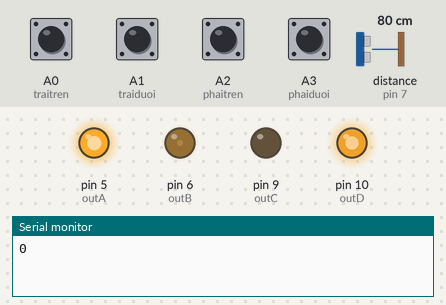
Bench run of a sketch on a simulated Arduino Uno, built with avr-gcc and run on an emulated ATmega328P. On the bench: output pins drawn as LEDs (lit = HIGH), the last lines printed to the serial monitor. Inputs (shaded band) come from the test bench; at power-on: A0 (traitren), A1 (traiduoi), A2 (phaitren), A3 (phaiduoi) HIGH, distance to the obstacle (sensor on pin 7) 80 cm. The echo pulse lasts 58.3 µs per cm.

Above: at 3.2 s.
3.3 s: distance to the obstacle (sensor on pin 7) set to 54 cm
4.8 s: distance to the obstacle (sensor on pin 7) set to 46 cm
At 5.8 s:
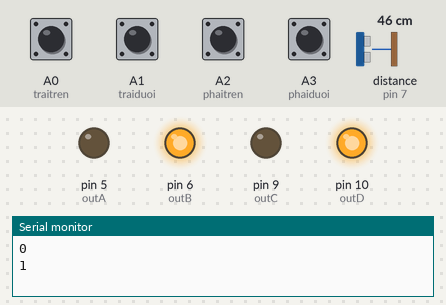
6.3 s: A0 (traitren) pulled LOW for 1 s
At 7.0 s:
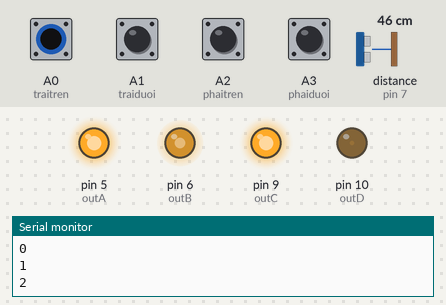
8.8 s: A2 (phaitren) pulled LOW for 0.15 s
At 10.1 s:
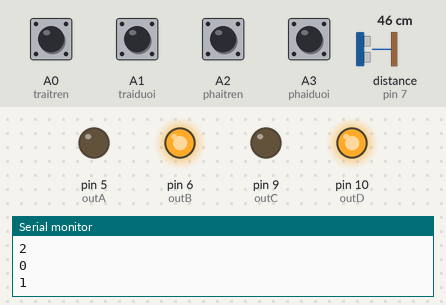
10.4 s: A1 (traiduoi) pulled LOW for 0.15 s
At 11.5 s:
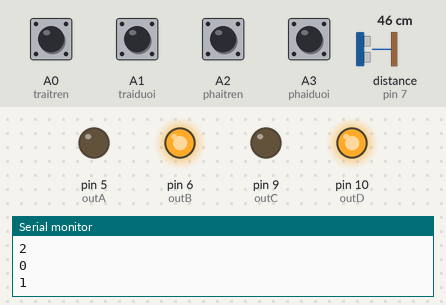
12.0 s: distance to the obstacle (sensor on pin 7) set to 60 cm
At 13.4 s:
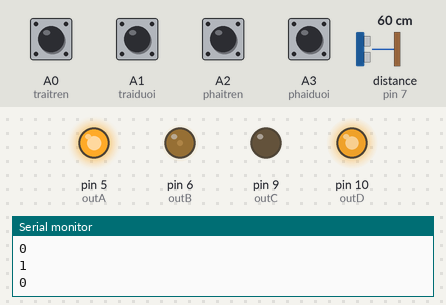
Timing chart, 0 to 14.5 s (numbered marks = the images above; inputs shaded):
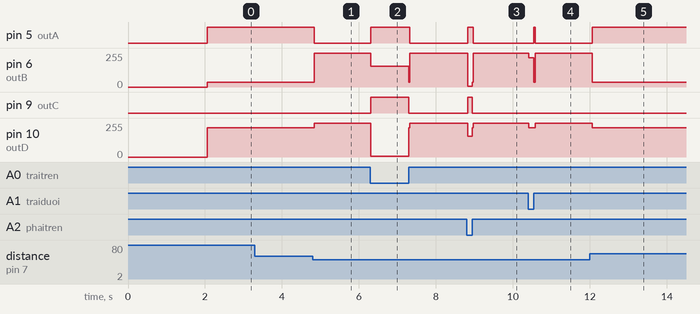

The sketch:

finallyy.ino
```cpp
/*hướng dẫn kết nối:
 *chân D dò line trái trên  : nối với chân A0 của arduino
 *chân D dò line trái dưới  : nối với chân A1 của arduino
 *chân D dò line phải trên  : nối với chân A2 của arduino
 *chân D dò line phải dưới  : nối với chân A3 của arduino
 *INA-INB-INC-IND của module L298 nối với 5-6-9-10 của arduino
 *trig  và echo của SRF-04 nối với 8-7 của arduino
 */
#include <NewPing.h>

//dong co
const int outA = 5;
const int outB = 6;//banh trai

const int outC = 9;
const int outD = 10;//banh phai
//do line
#define traitren  A0
#define traiduoi  A1
#define phaitren  A2
#define phaiduoi  A3
//SRF-04
#define TRIGGER_PIN  8
#define ECHO_PIN     7
#define MAX_DISTANCE 50
NewPing sonar(TRIGGER_PIN, ECHO_PIN, MAX_DISTANCE);

//cai dat cac gioi han toc do
int pulseRight=220;
int pulseLeft=220;
int pulseRightmin=150;
int pulseLeftmin=150;
int pulseRightmax=255;
int pulseLeftmax=255;

int temp,kc,kctruoc;  //temp: doc line; kc: doc khoang cach; kctruoc: kc truoc do
boolean tp=1; // cờ hiệu để chạy hay thoát khỏi vòng lập while
// cac che do chay
int mode=0;
//////////////////////////////////////////////////////////Chuong trinh cai dat cac thong so ban dau
void setup()
{
  ////////control motor DC//////////////
  //Cac chan dieu khien motor la cac chan xuat
  pinMode(outA, OUTPUT);pinMode(outB, OUTPUT);pinMode(outC, OUTPUT);pinMode(outD, OUTPUT);
  //cac chan doc cam bien do line la cac chan doc voi dien tro noi keo len
  pinMode(traitren, INPUT_PULLUP);pinMode(phaiduoi, INPUT_PULLUP);pinMode(traiduoi, INPUT_PULLUP);pinMode(phaitren, INPUT_PULLUP);
  //dung 2 dong co
  motor_left_run(0,0);motor_right_run(0,0);
  //Khoi dong UART
  Serial.begin(9600);
  //Tao tre 2 giay; day la thoi gian quy dinh de nguoi dieu khien roi khoi khu vuc robot thi dau
  delay(2000);
  //doc lai gia tri khoang cach va do line
 dockc();
 temp=digitalRead(traitren)*8+digitalRead(phaitren)*4+digitalRead(traiduoi)*2+digitalRead(phaiduoi); //bình thường 1111b =15d

}
///// Chuong trinh con doc khoang cach va luu vao bien kc
void dockc()
{ //doc 2 lan de chong nhieu
  kctruoc=sonar.ping_cm();delay(10);
  kc=sonar.ping_cm();delay(10);
  while (((kc==0)&&(kctruoc!=0))||((kc!=0)&&(kctruoc==0))) {kctruoc=kc;kc=sonar.ping_cm();delay(10);}
//Serial.print("Ping: ");Serial.print(kc); Serial.println("cm");
}
//////////////////////////////
/////////Chuong trinh chinh
//////////////////////////////
void loop()
{ Serial.println(mode);
  if (mode==0) {tp=1;timrobot();}       //che do tim doi phuong; thuc hien neu khong cham line va khong thay doi thu
  else if (mode==1) {tp=1;tancong();}   //Che do tan cong; thuc hien thi phat hien doi thu vaf khong cham line
  else if (mode==2) {tp=1;phongthu();   //Che do phong thu; thuc hien khi cac cam bien cham line trang
}
}
////////////////////
void timrobot()
{//chuong trinh xoay vong tim doi thu nhung khong duoc cham vach
  while (tp)
  {
  dockc();
  motor_left_run(pulseLeft,1);motor_right_run(pulseRight,0);//xoay vong de tim doi thu
  if (kc) {tp=0;mode=1;}  //neu phat hien doi thu thi chuyen che do tan cong
  //doc cac cam bien do line va ghi vao bien temp theo gia tri nhi phan
  temp=digitalRead(traitren)*8+digitalRead(phaitren)*4+digitalRead(traiduoi)*2+digitalRead(phaiduoi);
  if (temp!=15) {tp=0;mode=2;}  //Neu cham line thi chuyen che do phong thu
  }
}
//////////////////////
void tancong()
{
  while (tp)
  {motor_left_run(pulseLeftmax,0);motor_right_run(pulseRightmax,0); //robot chay toi voi toc do toi da
  dockc();
  if (kc==0) {tp=0;mode=0;}   //neu khong thay doi thu nua thi chuyen che do tim robot doi phuong
  temp=digitalRead(traitren)*8+digitalRead(phaitren)*4+digitalRead(traiduoi)*2+digitalRead(phaiduoi);
  if (temp!=15) {tp=0;mode=2;}//dang tan cong gap vach ngang thi chuyen che do phong thu
  }
}
///////////////////////
void phongthu()
{
  while(tp){
            //doc cac cam bien do line theo 4 bit nhi phan luu vao bien temp; neu temp =1111 (so 15) tuc la khong con cham line
            temp=digitalRead(traitren)*8+digitalRead(phaitren)*4+digitalRead(traiduoi)*2+digitalRead(phaiduoi);
              //no line
              if (temp==15) {motor_left_run(pulseLeft,1);motor_right_run(pulseRight,0);tp=0;mode=0;}//xoay và thoát
            //line trai tren//line phai 2; dang bi tan cong tu ben trai
              else if ((temp==7)||(temp==10)) {motor_left_run(100,1);motor_right_run(250,1);}
            //line phai tren //line trai 2; dang bi tan cong tu ben phai
              else if ((temp==11)||(temp==5)) {motor_left_run(250,1);motor_right_run(100,1);}
            //line trai duoi//line phai duoi
              else if ((temp==13)||(temp==14)) {motor_left_run(pulseLeft,0);motor_right_run(pulseRight,0);}
            //line tren 2
              else if (temp==3) {motor_left_run(pulseLeft,1);motor_right_run(pulseRight,1);}
            //2 led tren, 1 phai duoi hoac 1 trai duoi
              else if ((temp==1)||(temp==2)) {motor_left_run(255,1);motor_right_run(255,1);}
            //2 led duoi, 1 phai tren hoac 1 trai tren//line duoi 2
            else if ((temp==8)||(temp==4)||(temp==12)) {motor_left_run(255,0);motor_right_run(255,0);}
            else {motor_left_run(pulseLeft,1);motor_right_run(pulseRight,0);}  //cac truong hop khac thi xoay robot
    }
}


/////////////////////
/*********************************************************************
        SUBROTINES
*********************************************************************/
//******dieu khien banh Trai******
//********************************
void motor_left_run(int speedmotor,boolean dir)
{// speedmotor 0 --> 255 (0=min  /// 255= max)
 // dir: 0 false  --> run head (quay thuan)
 //      1 true   --> run back (quay nghich)
 if (dir == 0)
 {// quay thuan
   analogWrite (outB, speedmotor);
   digitalWrite(outA, LOW);
 }
 else
 {// quay nghich
   analogWrite (outB, 255 - speedmotor);
   digitalWrite(outA, HIGH);
 }
}
//******dieu khien banh Phai******
//********************************
void motor_right_run(int speedmotor,boolean dir)
{// speedmotor 0 --> 255 (0=min  /// 255= max)
 // dir: 0 false  --> run head (quay thuan)
 //      1 true   --> run back (quay nghich)
 if (dir == 0)
 {// quay thuan
   analogWrite (outD, speedmotor);
   digitalWrite(outC, LOW);
 }
 else
 { // quay nghich
   analogWrite (outD, 255 - speedmotor);
   digitalWrite(outC, HIGH);
 }
}
```

Measured:
- the behaviour switches between 51 and 50 cm on distance to the obstacle (sensor on pin 7) (found by bisection; images 0 and 1)
- after the input at 3.3 s, every drawn part: stays the same
- after the input at 4.8 s, pin 5 (outA): HIGH → LOW at once; pin 6 (outB): 35/255 → 255/255 at once; pin 10 (outD): 220/255 → 255/255 at once
- after the input at 6.3 s, pin 5 (outA): LOW → HIGH at once, → LOW 1.0 s later; pin 6 (outB): 255/255 → 155/255 at once, → 255/255 0.99 s later; pin 9 (outC): LOW → HIGH at once, → LOW 0.99 s later; pin 10 (outD): 255/255 → 5/255 at once, → 255/255 0.99 s later
- after the input at 8.8 s, pin 5 (outA): LOW → HIGH at once, → LOW 0.15 s later; pin 6 (outB): 255/255 → 5/255 at once, → 255/255 0.13 s later; pin 9 (outC): LOW → HIGH at once, → LOW 0.13 s later; pin 10 (outD): 255/255 → 155/255 at once, → 255/255 0.13 s later
- after the input at 10.4 s, pin 5 (outA): LOW → HIGH after 0.15 s, → LOW 0.03 s later; pin 6 (outB): 255/255 → 220/255 at once, → 255/255 0.13 s later; pin 10 (outD): 255/255 → 220/255 at once, → 255/255 0.16 s later
- after the input at 12.0 s, pin 5 (outA): LOW → HIGH after 0.06 s; pin 6 (outB): 255/255 → 35/255 after 0.06 s; pin 10 (outD): 255/255 → 220/255 after 0.06 s
